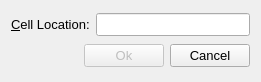
<?xml version="1.0" encoding="UTF-8"?>
<ui version="4.0">
 <class>GoToCellDialog</class>
 <widget class="QDialog" name="GoToCellDialog">
  <property name="geometry">
   <rect>
    <x>0</x>
    <y>0</y>
    <width>261</width>
    <height>82</height>
   </rect>
  </property>
  <property name="font">
   <font>
    <pointsize>10</pointsize>
   </font>
  </property>
  <property name="focusPolicy">
   <enum>Qt::TabFocus</enum>
  </property>
  <property name="windowTitle">
   <string>Find</string>
  </property>
  <layout class="QVBoxLayout" name="verticalLayout">
   <item>
    <layout class="QHBoxLayout" name="horizontalLayout_2">
     <item>
      <widget class="QLabel" name="label">
       <property name="text">
        <string>&amp;Cell Location:</string>
       </property>
       <property name="buddy">
        <cstring>lineEdit</cstring>
       </property>
      </widget>
     </item>
     <item>
      <widget class="QLineEdit" name="lineEdit"/>
     </item>
    </layout>
   </item>
   <item>
    <layout class="QHBoxLayout" name="horizontalLayout">
     <item>
      <spacer name="horizontalSpacer">
       <property name="orientation">
        <enum>Qt::Horizontal</enum>
       </property>
       <property name="sizeHint" stdset="0">
        <size>
         <width>40</width>
         <height>20</height>
        </size>
       </property>
      </spacer>
     </item>
     <item>
      <widget class="QPushButton" name="okButton">
       <property name="enabled">
        <bool>false</bool>
       </property>
       <property name="text">
        <string>Ok</string>
       </property>
       <property name="default">
        <bool>true</bool>
       </property>
      </widget>
     </item>
     <item>
      <widget class="QPushButton" name="cancelButton">
       <property name="text">
        <string>Cancel</string>
       </property>
      </widget>
     </item>
    </layout>
   </item>
  </layout>
 </widget>
 <tabstops>
  <tabstop>lineEdit</tabstop>
  <tabstop>okButton</tabstop>
  <tabstop>cancelButton</tabstop>
 </tabstops>
 <resources/>
 <connections/>
</ui>
